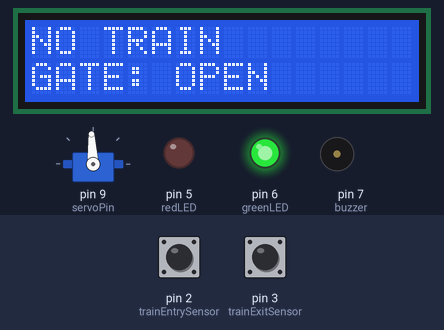
Simulated run of this sketch. Board: Arduino Uno, built with avr-gcc and run on an emulated ATmega328P. Shown: 16×2 character LCD, servo, output pins drawn as LEDs (lit = HIGH), buzzer (waves = sounding, pin HIGH). Wiring (from diagram.json): servo: signal pin 9. The inputs (shaded band) are chosen by the test bench; at power-on: pin 2 (trainEntrySensor) HIGH, pin 3 (trainExitSensor) HIGH. Servo pulses on a pin are drawn as a servo (544–2400 µs = 0–180°); pins used as bus, display or sensor lines are not drawn; what the sketch prints to the serial monitor is not drawn.

Above: at 1.4 s.
1.5 s: pin 2 (trainEntrySensor) driven LOW
At 1.9 s:
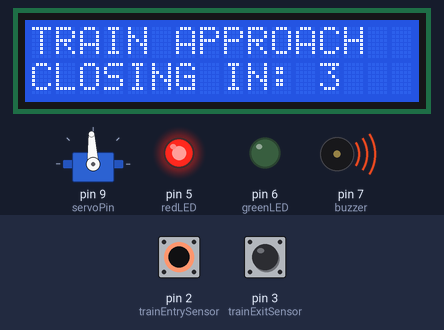
At 4.4 s:
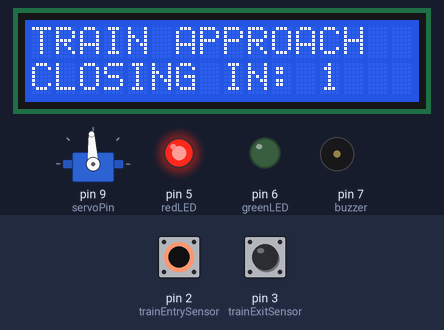
4.5 s: pin 3 (trainExitSensor) driven LOW
At 11.2 s:
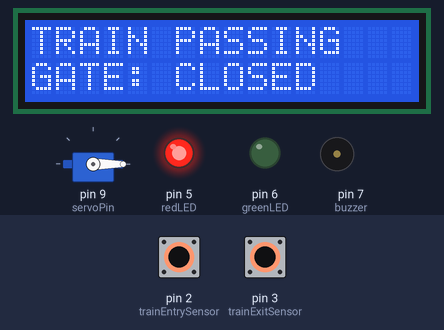
Timing chart, 0 to 59.9 s (numbered marks = the images above; inputs shaded):
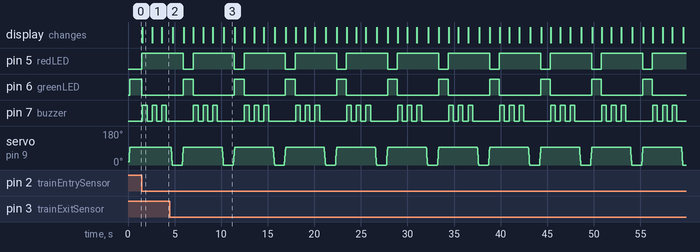

Measured:
- after the input at 1.5 s, pin 5 (redLED): LOW → HIGH at once; pin 6 (greenLED): HIGH → LOW at once; pin 7 (buzzer): alternates HIGH for 0.50 s and LOW for 0.54 s, starting at once; the display: changes at once (image 1)
- after the input at 4.5 s, pin 5 (redLED): alternates HIGH for 4.4 s and LOW for 1.0 s, starting after 1.4 s; pin 6 (greenLED): alternates HIGH for 1.0 s and LOW for 4.4 s, starting after 1.4 s
- by itself, servo on pin 9 (servoPin): repeats every 5.5 s: 71° 0.02 s, 55° 0.02 s, 39° 0.02 s, 23° 0.02 s, 7° 0.03 s, 0° 1.1 s, 2° 0.02 s, 18° 0.02 s, 34° 0.02 s, 50° 0.02 s, 66° 0.02 s, 82° 0.03 s, 93° 4.2 s, 88° 0.02 s
- what the display in image 1 shows lasts 1.1 s, from 1.5 s to 2.6 s
- what the display in image 3 shows lasts 1.2 s, from 10.3 s to 11.5 s

The sketch:

railway_crossing.ino
```cpp
#include <Wire.h>
#include <LiquidCrystal_I2C.h>

const int trainEntrySensor = 2;
const int trainExitSensor = 3;

const int redLED = 5;
const int greenLED = 6;
const int buzzer = 7;

const int servoPin = 9;

LiquidCrystal_I2C lcd(0x27, 16, 2);

bool trainDetected = false;

// ------------------------------------------------
// SEND STATUS TO PYTHON DASHBOARD
// ------------------------------------------------

void sendStatus(
  const char* train,
  const char* gate,
  const char* red,
  const char* green,
  const char* buzzerStatus,
  int countdown
) {

  Serial.print("TRAIN:");
  Serial.print(train);

  Serial.print(",GATE:");
  Serial.print(gate);

  Serial.print(",RED:");
  Serial.print(red);

  Serial.print(",GREEN:");
  Serial.print(green);

  Serial.print(",BUZZER:");
  Serial.print(buzzerStatus);

  Serial.print(",COUNTDOWN:");
  Serial.println(countdown);
}

// ------------------------------------------------
// SETUP
// ------------------------------------------------

void setup() {

  pinMode(trainEntrySensor, INPUT_PULLUP);
  pinMode(trainExitSensor, INPUT_PULLUP);

  pinMode(redLED, OUTPUT);
  pinMode(greenLED, OUTPUT);
  pinMode(buzzer, OUTPUT);
  pinMode(servoPin, OUTPUT);

  Serial.begin(9600);

  lcd.init();
  lcd.backlight();

  // Gate initially OPEN
  setServoAngle(90);

  digitalWrite(greenLED, HIGH);
  digitalWrite(redLED, LOW);
  digitalWrite(buzzer, LOW);

  lcd.clear();
  lcd.setCursor(0, 0);
  lcd.print("NO TRAIN");
  lcd.setCursor(0, 1);
  lcd.print("GATE: OPEN");

  Serial.println("SMART RAILWAY LEVEL CROSSING");
  Serial.println("SYSTEM READY");

  sendStatus(
    "NO",
    "OPEN",
    "OFF",
    "ON",
    "OFF",
    0
  );
}

// ------------------------------------------------
// MAIN LOOP
// ------------------------------------------------

void loop() {

  int entryState = digitalRead(trainEntrySensor);
  int exitState = digitalRead(trainExitSensor);

  // ---------------------------------------------
  // TRAIN DETECTED
  // ---------------------------------------------

  if (entryState == LOW && trainDetected == false) {

    trainDetected = true;

    Serial.println("EVENT:TRAIN_DETECTED");

    digitalWrite(greenLED, LOW);
    digitalWrite(redLED, HIGH);

    // Countdown
    for (int count = 3; count >= 1; count--) {

      lcd.clear();
      lcd.setCursor(0, 0);
      lcd.print("TRAIN APPROACH");

      lcd.setCursor(0, 1);
      lcd.print("CLOSING IN: ");
      lcd.print(count);

      Serial.print("COUNTDOWN:");
      Serial.println(count);

      sendStatus(
        "YES",
        "CLOSING",
        "ON",
        "OFF",
        "ON",
        count
      );

      digitalWrite(buzzer, HIGH);
      delay(500);

      digitalWrite(buzzer, LOW);
      delay(500);
    }

    // -------------------------------------------
    // CLOSE GATE
    // -------------------------------------------

    setServoAngle(0);

    digitalWrite(buzzer, LOW);

    lcd.clear();
    lcd.setCursor(0, 0);
    lcd.print("TRAIN PASSING");

    lcd.setCursor(0, 1);
    lcd.print("GATE: CLOSED");

    Serial.println("EVENT:GATE_CLOSED");

    sendStatus(
      "YES",
      "CLOSED",
      "ON",
      "OFF",
      "OFF",
      0
    );

    delay(1000);
  }

  // ---------------------------------------------
  // TRAIN HAS PASSED
  // ---------------------------------------------

  if (exitState == LOW && trainDetected == true) {

    trainDetected = false;

    Serial.println("EVENT:TRAIN_PASSED");

    // Open gate
    setServoAngle(90);

    digitalWrite(redLED, LOW);
    digitalWrite(greenLED, HIGH);
    digitalWrite(buzzer, LOW);

    lcd.clear();
    lcd.setCursor(0, 0);
    lcd.print("NO TRAIN");

    lcd.setCursor(0, 1);
    lcd.print("GATE: OPEN");

    Serial.println("EVENT:GATE_OPEN");

    sendStatus(
      "NO",
      "OPEN",
      "OFF",
      "ON",
      "OFF",
      0
    );

    delay(1000);
  }
}

// ------------------------------------------------
// MANUAL SERVO CONTROL
// ------------------------------------------------

void setServoAngle(int angle) {

  if (angle == 0) {

    // Move gate from 90° to 0°
    for (int currentAngle = 90;
         currentAngle >= 0;
         currentAngle -= 5) {

      int pulse = map(
        currentAngle,
        0,
        180,
        500,
        2500
      );

      for (int i = 0; i < 2; i++) {

        digitalWrite(servoPin, HIGH);
        delayMicroseconds(pulse);

        digitalWrite(servoPin, LOW);
        delayMicroseconds(20000 - pulse);
      }
    }

  } else {

    // Move gate from 0° to 90°
    for (int currentAngle = 0;
         currentAngle <= 90;
         currentAngle += 5) {

      int pulse = map(
        currentAngle,
        0,
        180,
        500,
        2500
      );

      for (int i = 0; i < 2; i++) {

        digitalWrite(servoPin, HIGH);
        delayMicroseconds(pulse);

        digitalWrite(servoPin, LOW);
        delayMicroseconds(20000 - pulse);
      }
    }
  }
}
```
